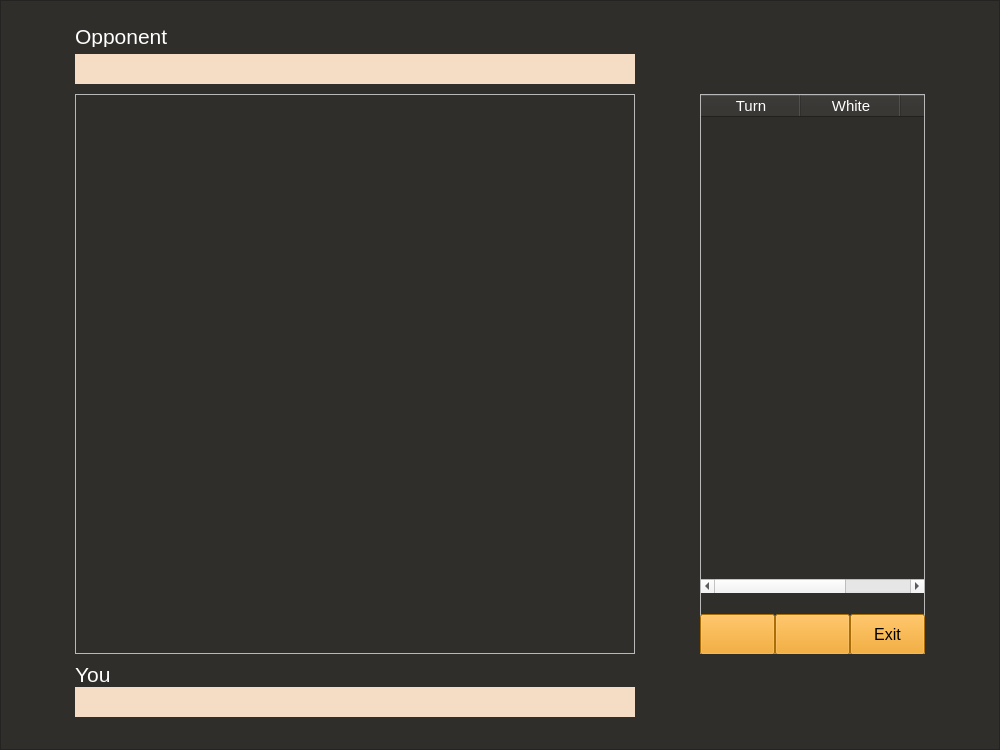
<?xml version="1.0" encoding="UTF-8"?>
<ui version="4.0">
 <class>Match</class>
 <widget class="QWidget" name="Match">
  <property name="geometry">
   <rect>
    <x>0</x>
    <y>0</y>
    <width>1000</width>
    <height>750</height>
   </rect>
  </property>
  <property name="windowTitle">
   <string>Form</string>
  </property>
  <widget class="QFrame" name="frame">
   <property name="geometry">
    <rect>
     <x>0</x>
     <y>0</y>
     <width>1000</width>
     <height>750</height>
    </rect>
   </property>
   <property name="styleSheet">
    <string notr="true">QFrame#frame {background-color: #302E2B}
QLabel {color: white;}</string>
   </property>
   <property name="frameShape">
    <enum>QFrame::StyledPanel</enum>
   </property>
   <property name="frameShadow">
    <enum>QFrame::Raised</enum>
   </property>
   <widget class="QFrame" name="frChessBoard">
    <property name="geometry">
     <rect>
      <x>75</x>
      <y>94</y>
      <width>560</width>
      <height>560</height>
     </rect>
    </property>
    <property name="frameShape">
     <enum>QFrame::StyledPanel</enum>
    </property>
    <property name="frameShadow">
     <enum>QFrame::Raised</enum>
    </property>
   </widget>
   <widget class="QLabel" name="lbOpponentName">
    <property name="geometry">
     <rect>
      <x>75</x>
      <y>25</y>
      <width>500</width>
      <height>22</height>
     </rect>
    </property>
    <property name="font">
     <font>
      <pointsize>16</pointsize>
     </font>
    </property>
    <property name="text">
     <string>Opponent</string>
    </property>
   </widget>
   <widget class="QLabel" name="lbPlayerName">
    <property name="geometry">
     <rect>
      <x>75</x>
      <y>663</y>
      <width>500</width>
      <height>22</height>
     </rect>
    </property>
    <property name="font">
     <font>
      <pointsize>16</pointsize>
     </font>
    </property>
    <property name="text">
     <string>You</string>
    </property>
   </widget>
   <widget class="QFrame" name="frCapturedO">
    <property name="geometry">
     <rect>
      <x>75</x>
      <y>54</y>
      <width>560</width>
      <height>30</height>
     </rect>
    </property>
    <property name="styleSheet">
     <string notr="true">background-color: #F4DCC5;</string>
    </property>
    <property name="frameShape">
     <enum>QFrame::StyledPanel</enum>
    </property>
    <property name="frameShadow">
     <enum>QFrame::Raised</enum>
    </property>
    <widget class="QWidget" name="horizontalLayoutWidget">
     <property name="geometry">
      <rect>
       <x>0</x>
       <y>0</y>
       <width>561</width>
       <height>31</height>
      </rect>
     </property>
     <layout class="QHBoxLayout" name="hboxOpponent"/>
    </widget>
   </widget>
   <widget class="QFrame" name="frCapturedP">
    <property name="geometry">
     <rect>
      <x>75</x>
      <y>687</y>
      <width>560</width>
      <height>30</height>
     </rect>
    </property>
    <property name="styleSheet">
     <string notr="true">background-color: #F4DCC5;</string>
    </property>
    <property name="frameShape">
     <enum>QFrame::StyledPanel</enum>
    </property>
    <property name="frameShadow">
     <enum>QFrame::Raised</enum>
    </property>
    <widget class="QWidget" name="horizontalLayoutWidget_2">
     <property name="geometry">
      <rect>
       <x>0</x>
       <y>0</y>
       <width>561</width>
       <height>31</height>
      </rect>
     </property>
     <layout class="QHBoxLayout" name="hboxPlayer"/>
    </widget>
   </widget>
   <widget class="QFrame" name="frame_2">
    <property name="geometry">
     <rect>
      <x>700</x>
      <y>94</y>
      <width>225</width>
      <height>560</height>
     </rect>
    </property>
    <property name="styleSheet">
     <string notr="true">QPushButton {
color: black;
background-color: #EF9A09;
}</string>
    </property>
    <property name="frameShape">
     <enum>QFrame::StyledPanel</enum>
    </property>
    <property name="frameShadow">
     <enum>QFrame::Raised</enum>
    </property>
    <widget class="QTableWidget" name="tableWidget">
     <property name="geometry">
      <rect>
       <x>0</x>
       <y>0</y>
       <width>225</width>
       <height>500</height>
      </rect>
     </property>
     <property name="styleSheet">
      <string notr="true">QTableWidget {background-color: rgba(0,0,0,0);
color:white;}
QHeaderView::section {
background-color: #302E2B;
color: white}</string>
     </property>
     <column>
      <property name="text">
       <string>Turn</string>
      </property>
      <property name="font">
       <font>
        <pointsize>11</pointsize>
       </font>
      </property>
      <property name="background">
       <color alpha="0">
        <red>0</red>
        <green>0</green>
        <blue>0</blue>
       </color>
      </property>
     </column>
     <column>
      <property name="text">
       <string>White</string>
      </property>
      <property name="font">
       <font>
        <pointsize>11</pointsize>
       </font>
      </property>
      <property name="background">
       <color alpha="0">
        <red>0</red>
        <green>0</green>
        <blue>0</blue>
       </color>
      </property>
     </column>
     <column>
      <property name="text">
       <string>Black</string>
      </property>
      <property name="font">
       <font>
        <pointsize>11</pointsize>
       </font>
      </property>
      <property name="background">
       <color alpha="0">
        <red>0</red>
        <green>0</green>
        <blue>0</blue>
       </color>
      </property>
     </column>
    </widget>
    <widget class="QPushButton" name="btnBack">
     <property name="geometry">
      <rect>
       <x>0</x>
       <y>520</y>
       <width>75</width>
       <height>41</height>
      </rect>
     </property>
     <property name="font">
      <font>
       <family>Ubuntu</family>
      </font>
     </property>
     <property name="styleSheet">
      <string notr="true">QPushButton{background-image: url(:/assets/back-button.png);}
QPushButton:hover{background-color: #FBC061}</string>
     </property>
     <property name="text">
      <string/>
     </property>
    </widget>
    <widget class="QPushButton" name="btnExit">
     <property name="geometry">
      <rect>
       <x>150</x>
       <y>520</y>
       <width>75</width>
       <height>41</height>
      </rect>
     </property>
     <property name="font">
      <font>
       <family>Ubuntu</family>
       <pointsize>12</pointsize>
      </font>
     </property>
     <property name="text">
      <string>Exit</string>
     </property>
    </widget>
    <widget class="QPushButton" name="btnForward">
     <property name="geometry">
      <rect>
       <x>75</x>
       <y>520</y>
       <width>75</width>
       <height>41</height>
      </rect>
     </property>
     <property name="font">
      <font>
       <family>Ubuntu</family>
      </font>
     </property>
     <property name="styleSheet">
      <string notr="true">QPushButton{background-image: url(:/assets/forward-button.png);}

QPushButton:hover{background-color: #FBC061}</string>
     </property>
     <property name="text">
      <string/>
     </property>
    </widget>
   </widget>
  </widget>
 </widget>
 <resources/>
 <connections/>
</ui>
